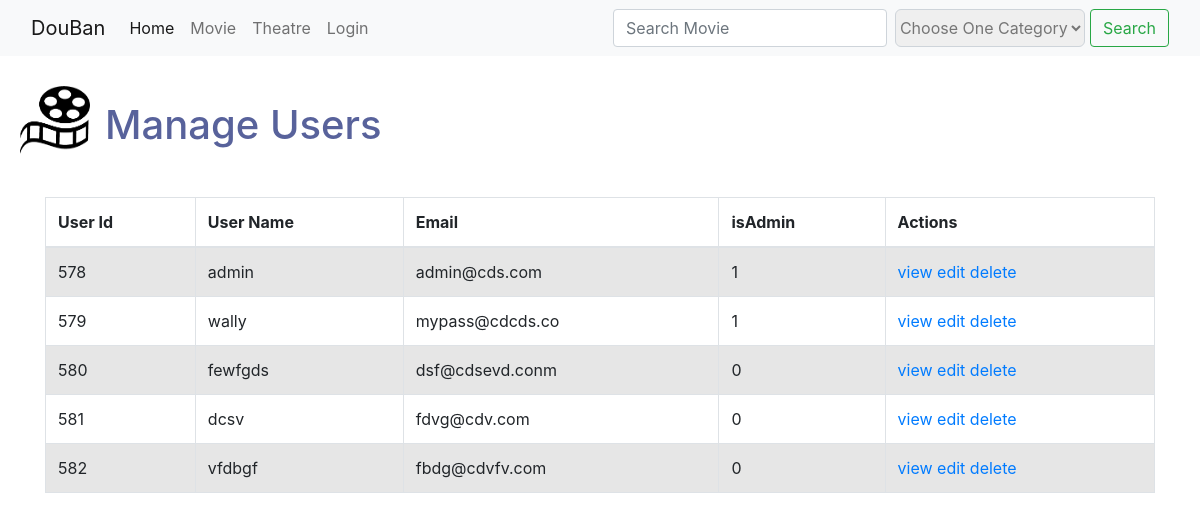
The page /users.php on the database its author committed.
### tables this page shows
CREATE TABLE `User` (
  `userId` int(11) NOT NULL,
  `userName` varchar(100) NOT NULL,
  `email` varchar(100) NOT NULL,
  `password` varchar(200) NOT NULL,
  `isAdmin` tinyint(1) NOT NULL DEFAULT 0
);

### users.php (the view, shortened to what this page needs)
<?php
    require('search.php');
    $query = "SELECT * FROM User ORDER BY userId";
    $statement = $db -> prepare($query);
	$statement -> execute();
?>
<!Doctype html>
<html lang="en">
  <head>
    <link href="https://cdn.jsdelivr.net/npm/bootstrap@5.2.0/dist/css/bootstrap.min.css" rel="stylesheet">
    <link rel="stylesheet" type="text/css" href="css/style.css" />
</head>
  <body>
<div class="homepage_main">
    <div class="header">
      <img class="logo" src="image/logo.png" alt="" />
      <h1 class="head">Manage Users</a></h1>
</div>
<link rel="stylesheet" href="https://stackpath.bootstrapcdn.com/bootstrap/4.5.0/css/bootstrap.min.css">
<link rel="stylesheet" href="https://maxcdn.bootstrapcdn.com/font-awesome/4.7.0/css/font-awesome.min.css">
<div class="container-xl">
    <div class="table-responsive">
        <div class="table-wrapper">
            <table class="table table-striped table-hover table-bordered">
                <thead>
                    <tr>
                        <th>User Id</th>
                        <th>User Name</th>
                        <th>Email</th>
                        <th>isAdmin</th>
                        <th>Actions</th>
                    </tr>
                </thead>
                <tbody>
                <?php while ($row = $statement -> fetch()): ?>
                    <tr>
                        <td><?= $row['userId'] ?></td>
                        <td><?= $row['userName'] ?></td>
                        <td><?= $row['email'] ?></td>
                        <td><?= $row['isAdmin'] ?></td>
                        <td>
                            <a href="userView.php?id=<?= $row['userId'] ?>">view</a>
                            <a href="userUpdate.php?id=<?= $row['userId'] ?>">edit</a>
                            <a href="userUpdate.php?id=<?= $row['userId'] ?>">delete</a>
                        </td>
                    </tr>
                <?php endwhile; ?>
            </div>
        </div>
    </div>
</div>
</body>
</html>

### css/style.css (style rules this page uses)
h1 { padding-bottom: 40px; padding-left: 10px; color: #58629b; }
body { margin-bottom: 50px; }
.header { display: flex; padding-top: 30px; padding-left: 20px; }
.logo { width: 70px; height: 70px; }
.head { padding-left: 15px; padding-top: 15px; }

### rows shown on the page
user: userId "578", userName "admin", email "admin@cds.com", isAdmin "1"
user: userId "579", userName "wally", email "mypass@cdcds.co", isAdmin "1"
user: userId "580", userName "fewfgds", email "dsf@cdsevd.conm", isAdmin "0"
user: userId "581", userName "dcsv", email "fdvg@cdv.com", isAdmin "0"
user: userId "582", userName "vfdbgf", email "fbdg@cdvfv.com", isAdmin "0"
